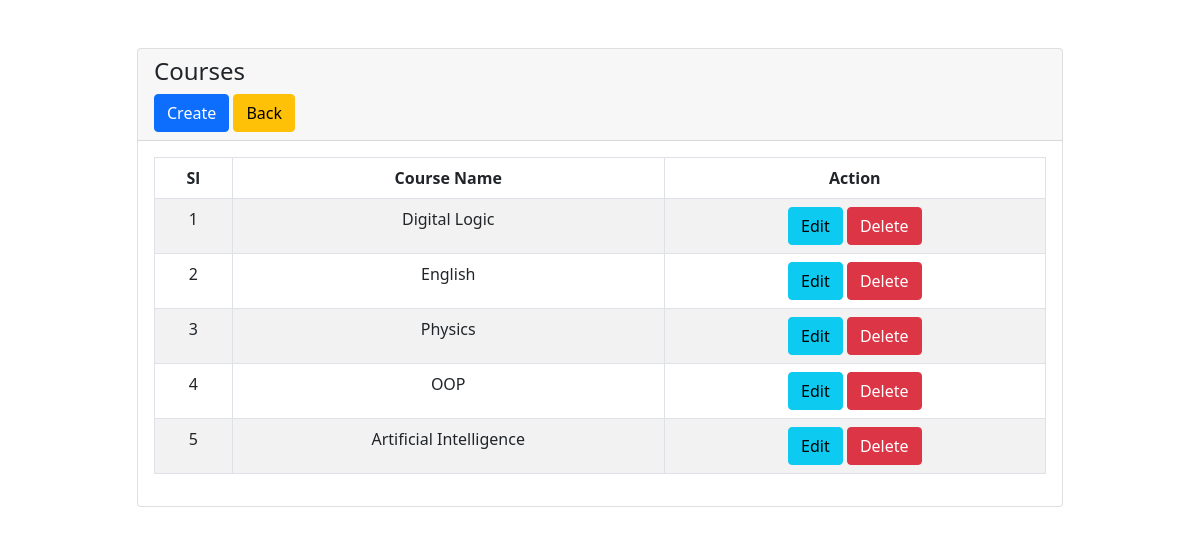
Screenshot of /manyToMany/displaycourse.php with the database file from the repository.
### tables this page shows
CREATE TABLE `courses` (
  `id` int NOT NULL,
  `name` varchar(255) NOT NULL
);

### manyToMany/displaycourse.php (the view, shortened to what this page needs)
<?php
include 'connect.php';
?>
<!doctype html>
<html lang="en">
<head>
    <link href="https://cdn.jsdelivr.net/npm/bootstrap@5.0.2/dist/css/bootstrap.min.css" rel="stylesheet">
</head>
<body>
    <div class="container">
        <div class="row justify-content-center">
            <div class="col-md-10">
                <div class="card mt-5">
                    <div class="card-header">
                        <h4>Courses</h4>
                        <a href="createcourse.php" class="btn btn-primary">Create</a>
                        <a href="index.php" class="btn btn-warning">Back</a>
                    </div>
                    <div class="card-body">
                        <table class="table table-striped table-bordered text-center" id="solid_tab0">
                            <thead>
                                <th>Sl</th>
                                <th>Course Name</th>
                                <th>Action</th>
                            </thead>
                            <tbody>
                                <?php
                                $sql = "SELECT * FROM courses";
                                try {
                                    $stmt = $pdo->query($sql);
                                    $id = 1;
                                    while ($row = $stmt->fetch(PDO::FETCH_ASSOC)) {
                                ?>
                                        <tr>
                                            <td><?php echo $id++ ?></td>
                                            <td><?php echo $row['name'] ?></td>
                                            <td>
                                                <a href="editCourse.php?id=<?php echo $row['id'] ?>" class="btn btn-info">Edit</a>
                                                <a href="deletecourse.php?id=<?php echo $row['id'] ?>" class="btn btn-danger">Delete</a>
                                            </td>
                                        </tr>
                                <?php
                                    }
                                } catch (PDOException $e) {
                                    echo "Error: " . $e->getMessage();
                                }
                                ?>
                        </table>
                    </div>
                </div>
            </div>
        </div>
    </div>
</body>
</html>

### rows the page displays
courses: name "Digital Logic"
courses: name "English"
courses: name "Physics"
courses: name "OOP"
courses: name "Artificial Intelligence"
